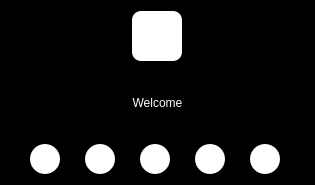
<?xml version="1.0" encoding="UTF-8"?>
<ui version="4.0">
 <class>HomeManager</class>
 <widget class="QDialog" name="HomeManager">
  <property name="geometry">
   <rect>
    <x>0</x>
    <y>0</y>
    <width>315</width>
    <height>185</height>
   </rect>
  </property>
  <property name="windowTitle">
   <string>Dialog</string>
  </property>
  <property name="styleSheet">
   <string notr="true">background-color: rgb(0, 0, 0);
color: rgb(255, 255, 255);</string>
  </property>
  <layout class="QVBoxLayout" name="verticalLayout">
   <item>
    <layout class="QHBoxLayout" name="horizontalLayout_3">
     <item>
      <widget class="QLabel" name="label">
       <property name="maximumSize">
        <size>
         <width>50</width>
         <height>50</height>
        </size>
       </property>
       <property name="font">
        <font>
         <pointsize>12</pointsize>
        </font>
       </property>
       <property name="styleSheet">
        <string notr="true">background-color: rgb(255, 255, 255);
border-radius:9px;</string>
       </property>
       <property name="text">
        <string/>
       </property>
       <property name="textFormat">
        <enum>Qt::AutoText</enum>
       </property>
       <property name="pixmap">
        <pixmap resource="resource.qrc">:/new/icons/Resources/car.png</pixmap>
       </property>
       <property name="scaledContents">
        <bool>true</bool>
       </property>
       <property name="alignment">
        <set>Qt::AlignCenter</set>
       </property>
      </widget>
     </item>
    </layout>
   </item>
   <item>
    <widget class="QLabel" name="label_2">
     <property name="text">
      <string>Welcome</string>
     </property>
     <property name="alignment">
      <set>Qt::AlignCenter</set>
     </property>
    </widget>
   </item>
   <item>
    <layout class="QHBoxLayout" name="horizontalLayout_2">
     <item>
      <widget class="QPushButton" name="dealButton">
       <property name="minimumSize">
        <size>
         <width>30</width>
         <height>30</height>
        </size>
       </property>
       <property name="maximumSize">
        <size>
         <width>30</width>
         <height>30</height>
        </size>
       </property>
       <property name="styleSheet">
        <string notr="true">background-color: rgb(255, 255, 255);
border-radius:15px;</string>
       </property>
       <property name="text">
        <string/>
       </property>
       <property name="icon">
        <iconset resource="resource.qrc">
         <normaloff>:/new/icons/Resources/handshake.png</normaloff>:/new/icons/Resources/handshake.png</iconset>
       </property>
      </widget>
     </item>
     <item>
      <widget class="QPushButton" name="customersButton">
       <property name="minimumSize">
        <size>
         <width>30</width>
         <height>30</height>
        </size>
       </property>
       <property name="maximumSize">
        <size>
         <width>30</width>
         <height>30</height>
        </size>
       </property>
       <property name="styleSheet">
        <string notr="true">background-color: rgb(255, 255, 255);
border-radius:15px;</string>
       </property>
       <property name="text">
        <string/>
       </property>
       <property name="icon">
        <iconset resource="resource.qrc">
         <normaloff>:/new/icons/Resources/address-book.png</normaloff>:/new/icons/Resources/address-book.png</iconset>
       </property>
      </widget>
     </item>
     <item>
      <widget class="QPushButton" name="carsButton">
       <property name="minimumSize">
        <size>
         <width>30</width>
         <height>30</height>
        </size>
       </property>
       <property name="maximumSize">
        <size>
         <width>30</width>
         <height>30</height>
        </size>
       </property>
       <property name="styleSheet">
        <string notr="true">background-color: rgb(255, 255, 255);
border-radius:15px;</string>
       </property>
       <property name="text">
        <string/>
       </property>
       <property name="icon">
        <iconset resource="resource.qrc">
         <normaloff>:/new/icons/Resources/cars.png</normaloff>:/new/icons/Resources/cars.png</iconset>
       </property>
      </widget>
     </item>
     <item>
      <widget class="QPushButton" name="editUserInformationButton">
       <property name="minimumSize">
        <size>
         <width>30</width>
         <height>30</height>
        </size>
       </property>
       <property name="maximumSize">
        <size>
         <width>30</width>
         <height>30</height>
        </size>
       </property>
       <property name="styleSheet">
        <string notr="true">background-color: rgb(255, 255, 255);
border-radius:15px;</string>
       </property>
       <property name="text">
        <string/>
       </property>
       <property name="icon">
        <iconset resource="resource.qrc">
         <normaloff>:/new/icons/Resources/user.png</normaloff>:/new/icons/Resources/user.png</iconset>
       </property>
      </widget>
     </item>
     <item>
      <widget class="QPushButton" name="exitButton">
       <property name="maximumSize">
        <size>
         <width>30</width>
         <height>30</height>
        </size>
       </property>
       <property name="styleSheet">
        <string notr="true">background-color: rgb(255, 255, 255);
border-radius:15px;</string>
       </property>
       <property name="text">
        <string/>
       </property>
       <property name="icon">
        <iconset resource="resource.qrc">
         <normaloff>:/new/icons/Resources/exit.png</normaloff>:/new/icons/Resources/exit.png</iconset>
       </property>
       <property name="autoDefault">
        <bool>false</bool>
       </property>
      </widget>
     </item>
    </layout>
   </item>
  </layout>
 </widget>
 <resources>
  <include location="resource.qrc"/>
 </resources>
 <connections/>
</ui>
